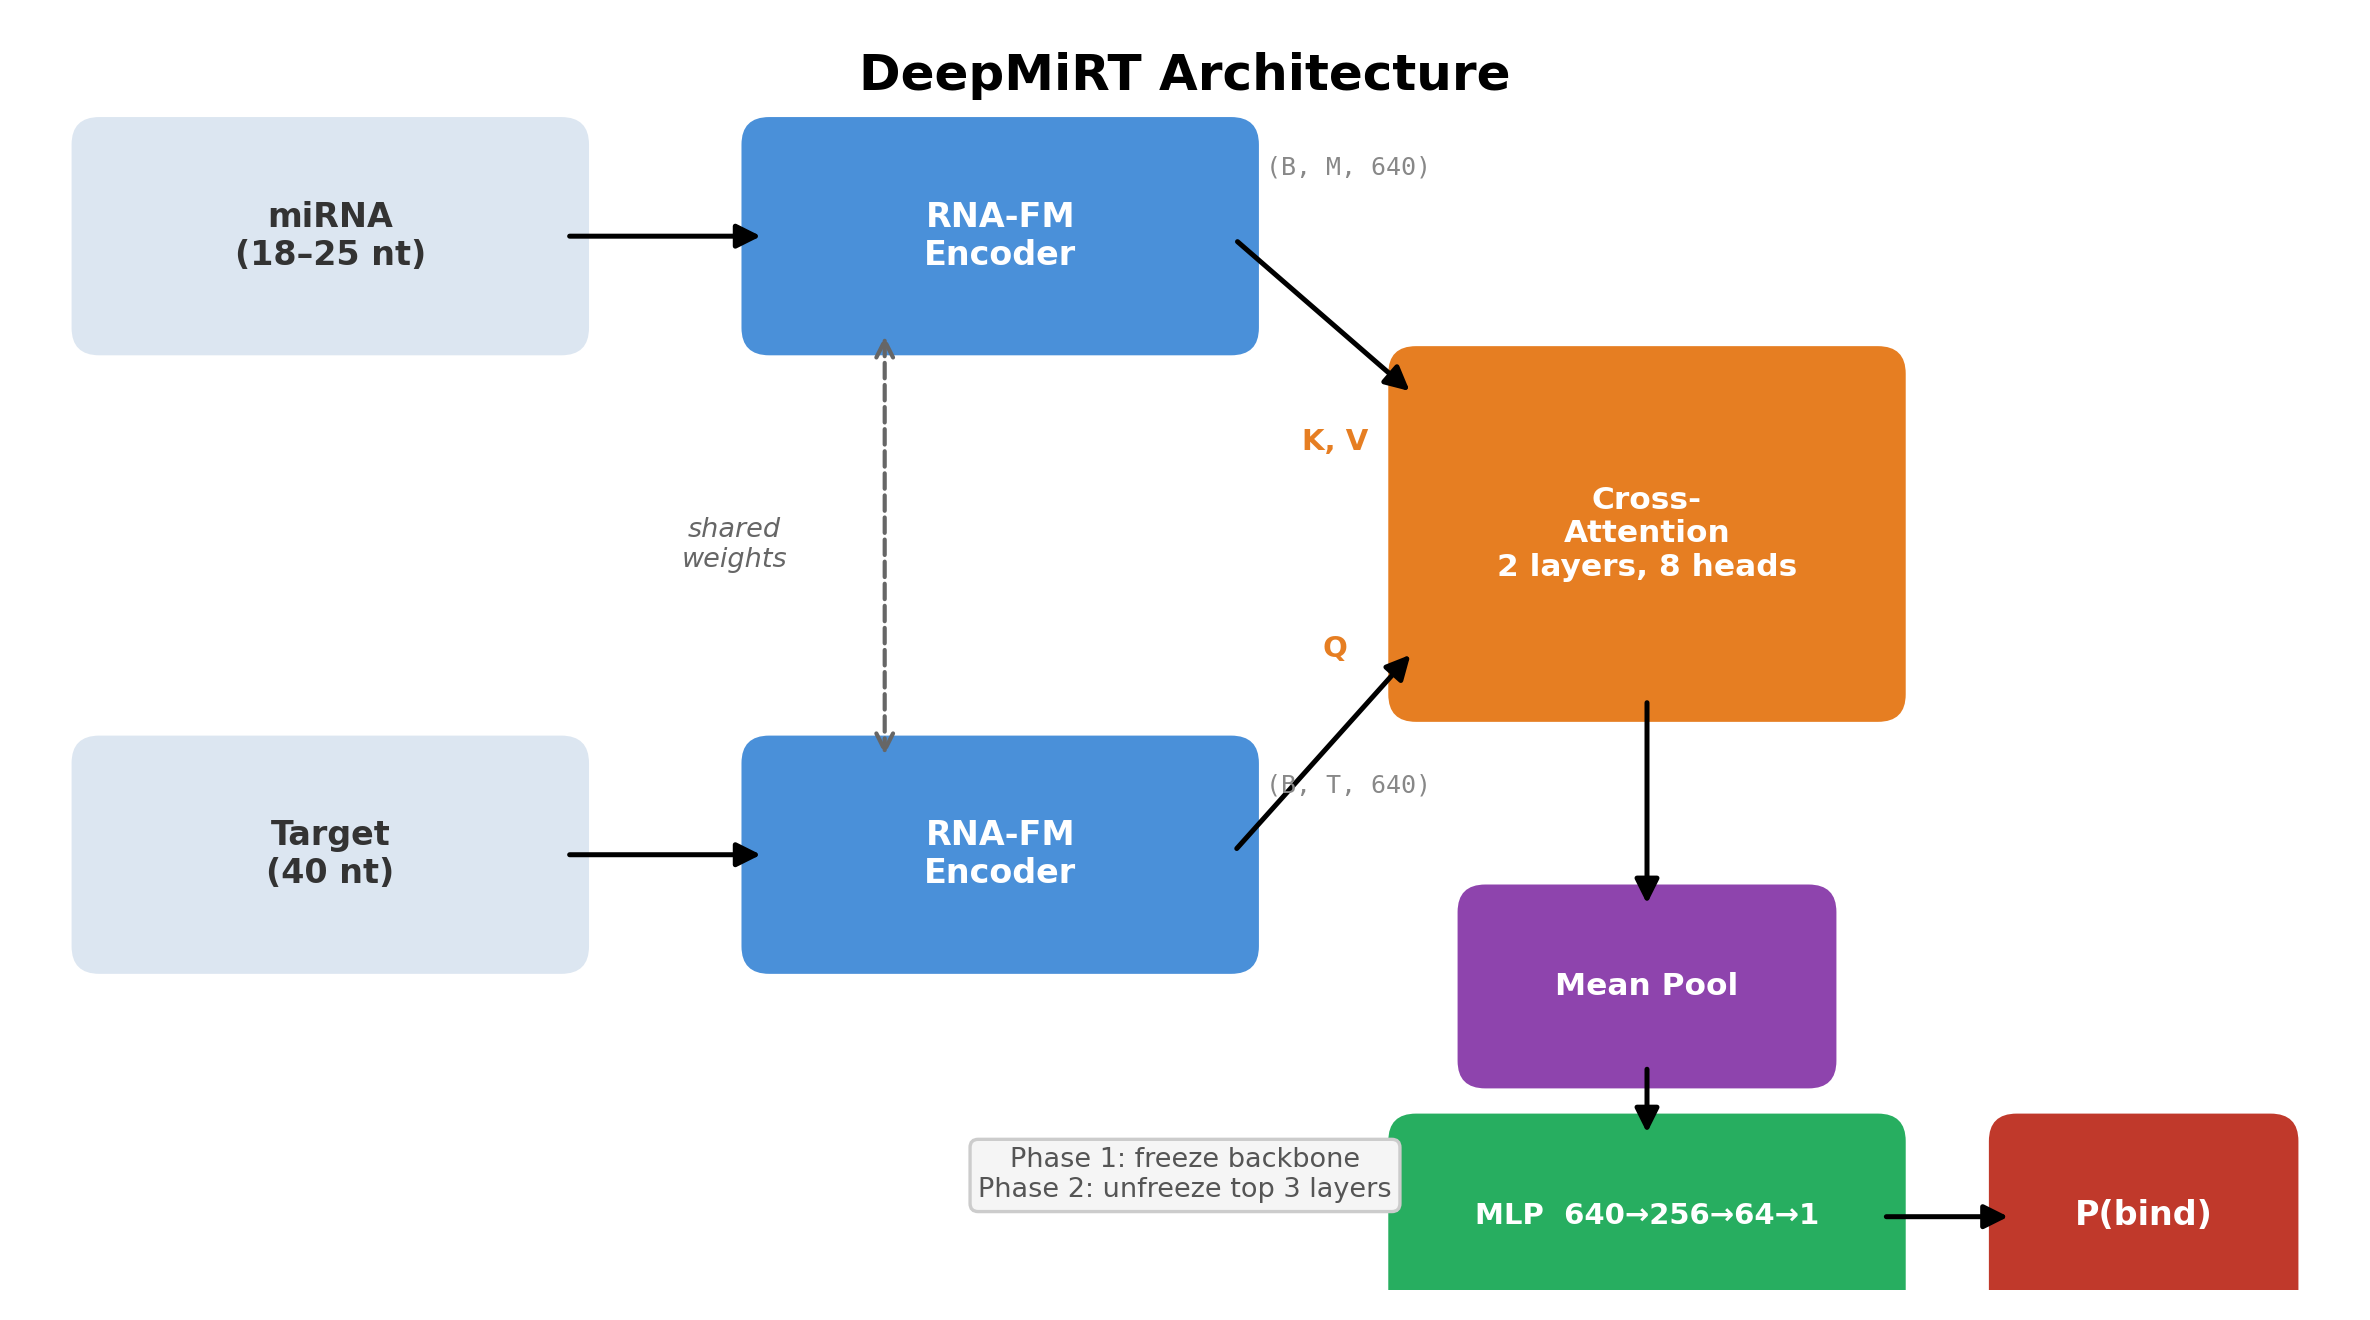

Generate this figure with Python:
#!/usr/bin/env python3
"""Figure 1: DeepMiRT architecture diagram."""

import pathlib

import matplotlib.patches as mpatches
import matplotlib.pyplot as plt
from matplotlib.patches import FancyArrowPatch, FancyBboxPatch

OUT = pathlib.Path(__file__).resolve().parent / "fig1_architecture.pdf"

fig, ax = plt.subplots(figsize=(8, 4.5))
ax.set_xlim(0, 10)
ax.set_ylim(0, 5.5)
ax.axis("off")

# ── Colors ──
C_INPUT = "#dce6f1"
C_ENCODER = "#4a90d9"
C_CROSS = "#e67e22"
C_POOL = "#8e44ad"
C_MLP = "#27ae60"
C_OUTPUT = "#c0392b"

def draw_box(ax, xy, w, h, text, color, fontsize=8, text_color="white", alpha=1.0):
    box = FancyBboxPatch(
        xy, w, h, boxstyle="round,pad=0.12", facecolor=color, edgecolor="none", alpha=alpha,
    )
    ax.add_patch(box)
    cx, cy = xy[0] + w / 2, xy[1] + h / 2
    ax.text(cx, cy, text, ha="center", va="center", fontsize=fontsize, color=text_color, fontweight="bold")
    return (cx, cy)

def draw_arrow(ax, start, end, color="black"):
    arrow = FancyArrowPatch(
        start, end, arrowstyle="-|>", mutation_scale=12,
        color=color, linewidth=1.2, connectionstyle="arc3,rad=0",
    )
    ax.add_patch(arrow)

# ── Input boxes ──
m_c = draw_box(ax, (0.3, 4.2), 2.0, 0.8, "miRNA\n(18–25 nt)", C_INPUT, fontsize=8, text_color="#333")
t_c = draw_box(ax, (0.3, 1.5), 2.0, 0.8, "Target\n(40 nt)", C_INPUT, fontsize=8, text_color="#333")

# ── RNA-FM Encoder ──
enc_m = draw_box(ax, (3.2, 4.2), 2.0, 0.8, "RNA-FM\nEncoder", C_ENCODER, fontsize=8)
enc_t = draw_box(ax, (3.2, 1.5), 2.0, 0.8, "RNA-FM\nEncoder", C_ENCODER, fontsize=8)

# Shared weights annotation
ax.annotate(
    "", xy=(3.7, 2.3), xytext=(3.7, 4.2),
    arrowprops=dict(arrowstyle="<->", color="#666", linewidth=1.0, linestyle="--"),
)
ax.text(3.05, 3.25, "shared\nweights", ha="center", va="center", fontsize=6.5, color="#666", style="italic")

# Embedding annotations
ax.text(5.35, 4.9, "(B, M, 640)", ha="left", va="center", fontsize=6, color="#888", family="monospace")
ax.text(5.35, 2.2, "(B, T, 640)", ha="left", va="center", fontsize=6, color="#888", family="monospace")

# ── Cross-Attention ──
ca_c = draw_box(ax, (6.0, 2.6), 2.0, 1.4, "Cross-\nAttention\n2 layers, 8 heads", C_CROSS, fontsize=7.5)

# Annotations for Q, K/V
ax.text(5.65, 3.7, "K, V", ha="center", va="center", fontsize=7, color=C_CROSS, fontweight="bold")
ax.text(5.65, 2.8, "Q", ha="center", va="center", fontsize=7, color=C_CROSS, fontweight="bold")

# ── Masked Mean Pool ──
pool_c = draw_box(ax, (6.3, 1.0), 1.4, 0.65, "Mean Pool", C_POOL, fontsize=7.5)

# ── MLP Head ──
mlp_c = draw_box(ax, (6.0, 0.0), 2.0, 0.65, "MLP  640→256→64→1", C_MLP, fontsize=7)

# ── Output ──
out_c = draw_box(ax, (8.6, 0.0), 1.1, 0.65, "P(bind)", C_OUTPUT, fontsize=8)

# ── Arrows ──
draw_arrow(ax, (2.3, 4.6), (3.2, 4.6))
draw_arrow(ax, (2.3, 1.9), (3.2, 1.9))
draw_arrow(ax, (5.2, 4.6), (6.0, 3.9))       # miRNA emb -> cross-attn (K,V)
draw_arrow(ax, (5.2, 1.9), (6.0, 2.8))        # target emb -> cross-attn (Q)
draw_arrow(ax, (7.0, 2.6), (7.0, 1.65))       # cross-attn -> pool
draw_arrow(ax, (7.0, 1.0), (7.0, 0.65))       # pool -> MLP
draw_arrow(ax, (8.0, 0.32), (8.6, 0.32))      # MLP -> output

# ── Training phase annotations ──
ax.text(
    5.0, 0.5, "Phase 1: freeze backbone\nPhase 2: unfreeze top 3 layers",
    ha="center", va="center", fontsize=6.5, color="#555",
    bbox=dict(boxstyle="round,pad=0.3", facecolor="#f5f5f5", edgecolor="#ccc", linewidth=0.8),
)

# ── Title ──
ax.text(5.0, 5.3, "DeepMiRT Architecture", ha="center", va="center", fontsize=12, fontweight="bold")

fig.tight_layout()
fig.savefig(OUT, bbox_inches="tight", dpi=300)
fig.savefig(OUT.with_suffix(".png"), bbox_inches="tight", dpi=300)
print(f"Saved: {OUT}")
